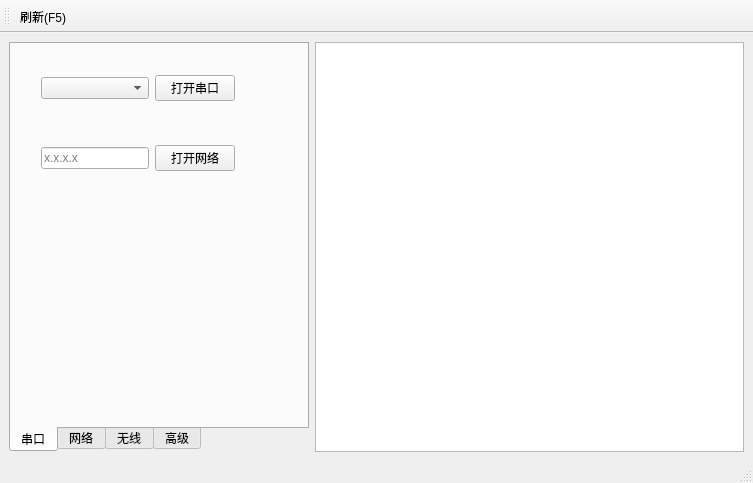
<?xml version="1.0" encoding="UTF-8"?>
<ui version="4.0">
 <class>MainWindow</class>
 <widget class="QMainWindow" name="MainWindow">
  <property name="geometry">
   <rect>
    <x>0</x>
    <y>0</y>
    <width>753</width>
    <height>483</height>
   </rect>
  </property>
  <property name="windowTitle">
   <string>MainWindow</string>
  </property>
  <widget class="QWidget" name="centralwidget">
   <layout class="QGridLayout" name="gridLayout_2">
    <item row="0" column="1">
     <widget class="QPlainTextEdit" name="plainTextEdit"/>
    </item>
    <item row="0" column="0">
     <widget class="QTabWidget" name="tabWidget">
      <property name="maximumSize">
       <size>
        <width>300</width>
        <height>16777215</height>
       </size>
      </property>
      <property name="whatsThis">
       <string extracomment="11"/>
      </property>
      <property name="tabPosition">
       <enum>QTabWidget::South</enum>
      </property>
      <property name="tabShape">
       <enum>QTabWidget::Rounded</enum>
      </property>
      <property name="currentIndex">
       <number>0</number>
      </property>
      <property name="elideMode">
       <enum>Qt::ElideMiddle</enum>
      </property>
      <property name="documentMode">
       <bool>false</bool>
      </property>
      <property name="tabsClosable">
       <bool>false</bool>
      </property>
      <property name="movable">
       <bool>false</bool>
      </property>
      <widget class="QWidget" name="loginTab">
       <attribute name="title">
        <string>串口</string>
       </attribute>
       <widget class="QWidget" name="layoutWidget">
        <property name="geometry">
         <rect>
          <x>30</x>
          <y>31</y>
          <width>290</width>
          <height>96</height>
         </rect>
        </property>
        <layout class="QGridLayout" name="gridLayout_3">
         <item row="0" column="0">
          <widget class="QComboBox" name="serialPortComboBox"/>
         </item>
         <item row="2" column="2">
          <widget class="QPushButton" name="openNetBtn">
           <property name="text">
            <string>打开网络</string>
           </property>
          </widget>
         </item>
         <item row="2" column="0">
          <widget class="QLineEdit" name="ipLineEdit">
           <property name="maximumSize">
            <size>
             <width>156</width>
             <height>16777215</height>
            </size>
           </property>
           <property name="inputMask">
            <string/>
           </property>
           <property name="text">
            <string/>
           </property>
           <property name="echoMode">
            <enum>QLineEdit::Normal</enum>
           </property>
           <property name="placeholderText">
            <string>x.x.x.x</string>
           </property>
          </widget>
         </item>
         <item row="0" column="2">
          <widget class="QPushButton" name="openButton">
           <property name="text">
            <string>打开串口</string>
           </property>
          </widget>
         </item>
         <item row="2" column="3">
          <spacer name="horizontalSpacer_2">
           <property name="orientation">
            <enum>Qt::Horizontal</enum>
           </property>
           <property name="sizeHint" stdset="0">
            <size>
             <width>40</width>
             <height>20</height>
            </size>
           </property>
          </spacer>
         </item>
         <item row="1" column="2">
          <spacer name="verticalSpacer_2">
           <property name="orientation">
            <enum>Qt::Vertical</enum>
           </property>
           <property name="sizeHint" stdset="0">
            <size>
             <width>20</width>
             <height>40</height>
            </size>
           </property>
          </spacer>
         </item>
        </layout>
       </widget>
      </widget>
      <widget class="QWidget" name="networkTab">
       <property name="sizePolicy">
        <sizepolicy hsizetype="Preferred" vsizetype="Preferred">
         <horstretch>0</horstretch>
         <verstretch>0</verstretch>
        </sizepolicy>
       </property>
       <attribute name="title">
        <string>网络</string>
       </attribute>
       <widget class="QWidget" name="layoutWidget">
        <property name="geometry">
         <rect>
          <x>30</x>
          <y>30</y>
          <width>241</width>
          <height>62</height>
         </rect>
        </property>
        <layout class="QGridLayout" name="gridLayout_4">
         <item row="0" column="2">
          <widget class="QPushButton" name="ipSetBtn">
           <property name="enabled">
            <bool>false</bool>
           </property>
           <property name="text">
            <string>设置IP</string>
           </property>
          </widget>
         </item>
         <item row="0" column="0">
          <widget class="QLineEdit" name="ipLineEdit_2">
           <property name="enabled">
            <bool>false</bool>
           </property>
           <property name="maximumSize">
            <size>
             <width>156</width>
             <height>16777215</height>
            </size>
           </property>
           <property name="inputMask">
            <string/>
           </property>
           <property name="text">
            <string/>
           </property>
           <property name="echoMode">
            <enum>QLineEdit::Normal</enum>
           </property>
          </widget>
         </item>
         <item row="0" column="1">
          <spacer name="horizontalSpacer_4">
           <property name="orientation">
            <enum>Qt::Horizontal</enum>
           </property>
           <property name="sizeHint" stdset="0">
            <size>
             <width>40</width>
             <height>20</height>
            </size>
           </property>
          </spacer>
         </item>
        </layout>
       </widget>
      </widget>
      <widget class="QWidget" name="wirelessTab">
       <attribute name="title">
        <string>无线</string>
       </attribute>
       <widget class="QWidget" name="layoutWidget">
        <property name="geometry">
         <rect>
          <x>30</x>
          <y>30</y>
          <width>233</width>
          <height>187</height>
         </rect>
        </property>
        <layout class="QGridLayout" name="gridLayout">
         <item row="0" column="0">
          <widget class="QLabel" name="label_8">
           <property name="text">
            <string>接入密钥</string>
           </property>
          </widget>
         </item>
         <item row="4" column="1">
          <spacer name="horizontalSpacer_3">
           <property name="orientation">
            <enum>Qt::Horizontal</enum>
           </property>
           <property name="sizeHint" stdset="0">
            <size>
             <width>40</width>
             <height>20</height>
            </size>
           </property>
          </spacer>
         </item>
         <item row="1" column="2">
          <widget class="QComboBox" name="bandComboBox">
           <property name="enabled">
            <bool>false</bool>
           </property>
           <item>
            <property name="text">
             <string>800M</string>
            </property>
           </item>
           <item>
            <property name="text">
             <string>1400M</string>
            </property>
           </item>
           <item>
            <property name="text">
             <string>2400M</string>
            </property>
           </item>
          </widget>
         </item>
         <item row="6" column="2">
          <widget class="QPushButton" name="saveBtn">
           <property name="enabled">
            <bool>false</bool>
           </property>
           <property name="text">
            <string>保存</string>
           </property>
          </widget>
         </item>
         <item row="5" column="2">
          <spacer name="verticalSpacer">
           <property name="orientation">
            <enum>Qt::Vertical</enum>
           </property>
           <property name="sizeHint" stdset="0">
            <size>
             <width>20</width>
             <height>40</height>
            </size>
           </property>
          </spacer>
         </item>
         <item row="0" column="2">
          <widget class="QLineEdit" name="vlanLineEdit">
           <property name="enabled">
            <bool>false</bool>
           </property>
           <property name="toolTip">
            <string/>
           </property>
           <property name="whatsThis">
            <string/>
           </property>
           <property name="inputMask">
            <string>HHHHHHHHHHHHHHHHHHHHHHHHHHHHHHHHHHHHHHHHHHHHHHHHHHHHHHHHHHHHHHHH</string>
           </property>
           <property name="text">
            <string>0</string>
           </property>
           <property name="maxLength">
            <number>64</number>
           </property>
           <property name="cursorPosition">
            <number>64</number>
           </property>
          </widget>
         </item>
         <item row="4" column="0">
          <widget class="QLabel" name="label_9">
           <property name="text">
            <string>功率</string>
           </property>
          </widget>
         </item>
         <item row="1" column="0">
          <widget class="QLabel" name="label_10">
           <property name="text">
            <string>频段</string>
           </property>
          </widget>
         </item>
         <item row="2" column="2">
          <widget class="QComboBox" name="bandwidthComboBox">
           <property name="enabled">
            <bool>false</bool>
           </property>
           <property name="currentText">
            <string>1.4MHz</string>
           </property>
           <property name="currentIndex">
            <number>0</number>
           </property>
           <item>
            <property name="text">
             <string>1.4MHz</string>
            </property>
           </item>
           <item>
            <property name="text">
             <string>3MHz</string>
            </property>
           </item>
           <item>
            <property name="text">
             <string>5MHz</string>
            </property>
           </item>
           <item>
            <property name="text">
             <string>10MHz</string>
            </property>
           </item>
           <item>
            <property name="text">
             <string>20MHz</string>
            </property>
           </item>
          </widget>
         </item>
         <item row="2" column="0">
          <widget class="QLabel" name="label_11">
           <property name="text">
            <string>频宽</string>
           </property>
          </widget>
         </item>
         <item row="4" column="2">
          <widget class="QSpinBox" name="spinBox">
           <property name="enabled">
            <bool>false</bool>
           </property>
           <property name="suffix">
            <string>dbm</string>
           </property>
           <property name="minimum">
            <number>-1</number>
           </property>
           <property name="maximum">
            <number>25</number>
           </property>
           <property name="value">
            <number>-1</number>
           </property>
          </widget>
         </item>
        </layout>
       </widget>
      </widget>
      <widget class="QWidget" name="advTab">
       <attribute name="title">
        <string>高级</string>
       </attribute>
       <widget class="QWidget" name="layoutWidget_2">
        <property name="geometry">
         <rect>
          <x>30</x>
          <y>30</y>
          <width>233</width>
          <height>222</height>
         </rect>
        </property>
        <layout class="QGridLayout" name="gridLayout_6">
         <item row="6" column="0" colspan="3">
          <widget class="QLineEdit" name="advLineEdit">
           <property name="text">
            <string/>
           </property>
           <property name="placeholderText">
            <string>自定义命令</string>
           </property>
          </widget>
         </item>
         <item row="0" column="1" colspan="2">
          <widget class="QComboBox" name="advAutoComboBox">
           <property name="enabled">
            <bool>false</bool>
           </property>
           <item>
            <property name="text">
             <string>自动</string>
            </property>
           </item>
           <item>
            <property name="text">
             <string>主控</string>
            </property>
           </item>
           <item>
            <property name="text">
             <string>接入</string>
            </property>
           </item>
          </widget>
         </item>
         <item row="3" column="1" colspan="2">
          <widget class="QPushButton" name="advSaveBtn">
           <property name="enabled">
            <bool>false</bool>
           </property>
           <property name="text">
            <string>保存</string>
           </property>
          </widget>
         </item>
         <item row="7" column="1" colspan="2">
          <widget class="QPushButton" name="advSendBtn">
           <property name="text">
            <string>发送</string>
           </property>
          </widget>
         </item>
         <item row="0" column="0">
          <widget class="QLabel" name="label_18">
           <property name="text">
            <string>节点类型</string>
           </property>
          </widget>
         </item>
         <item row="4" column="1">
          <spacer name="verticalSpacer_3">
           <property name="orientation">
            <enum>Qt::Vertical</enum>
           </property>
           <property name="sizeHint" stdset="0">
            <size>
             <width>20</width>
             <height>40</height>
            </size>
           </property>
          </spacer>
         </item>
        </layout>
       </widget>
      </widget>
     </widget>
    </item>
   </layout>
  </widget>
  <widget class="QStatusBar" name="statusbar"/>
  <widget class="QToolBar" name="toolBar">
   <property name="windowTitle">
    <string>toolBar_2</string>
   </property>
   <property name="floatable">
    <bool>true</bool>
   </property>
   <attribute name="toolBarArea">
    <enum>TopToolBarArea</enum>
   </attribute>
   <attribute name="toolBarBreak">
    <bool>false</bool>
   </attribute>
   <addaction name="refreshAction"/>
  </widget>
  <action name="refreshAction">
   <property name="icon">
    <iconset resource="pic.qrc">
     <normaloff>:/refresh.png</normaloff>:/refresh.png</iconset>
   </property>
   <property name="text">
    <string>刷新(F5)</string>
   </property>
   <property name="shortcut">
    <string>F5</string>
   </property>
  </action>
 </widget>
 <resources>
  <include location="pic.qrc"/>
 </resources>
 <connections/>
</ui>
